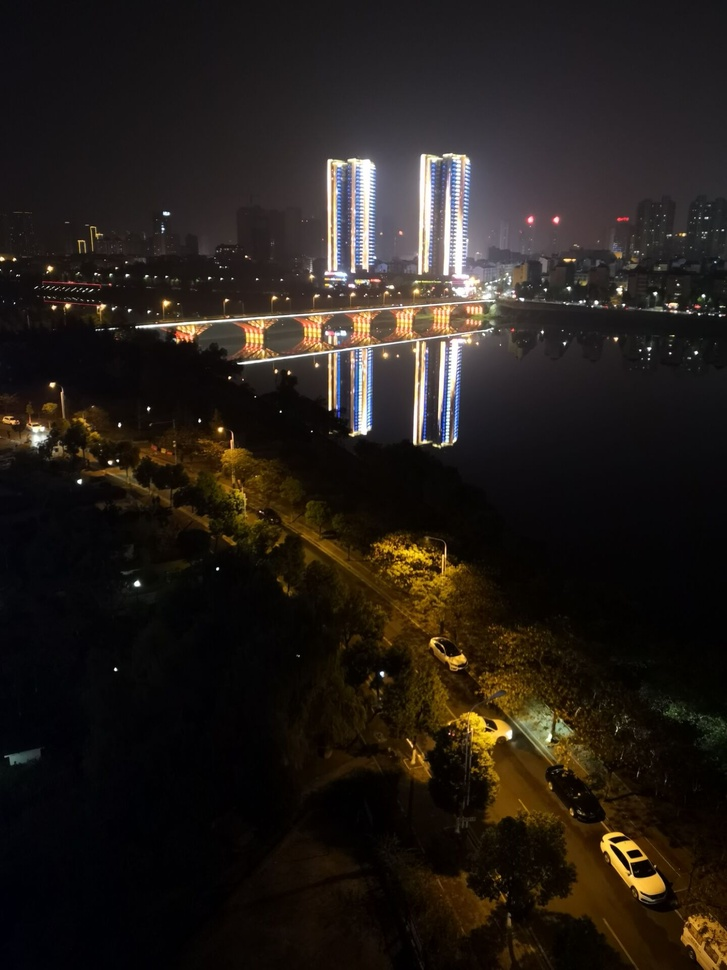
//> input picture Computer_Vision_SLN/Computer_Vision_Primer/image/test.jpg, 727 x 970 px, shrunk from 1440 x 1920 before the run
$ ./3_DFT_image   (built with g++ and OpenCV 4)
//> lines starting //> are read from the running program, lines starting //| are printed output that depends on the picture
#include "opencv2/core/core.hpp"
#include "opencv2/imgproc/imgproc.hpp"
#include "opencv2/highgui/highgui.hpp"
#include <iostream>

using namespace cv;

int main()
{
	Mat srcImage = imread("./image/test.jpg", 0);
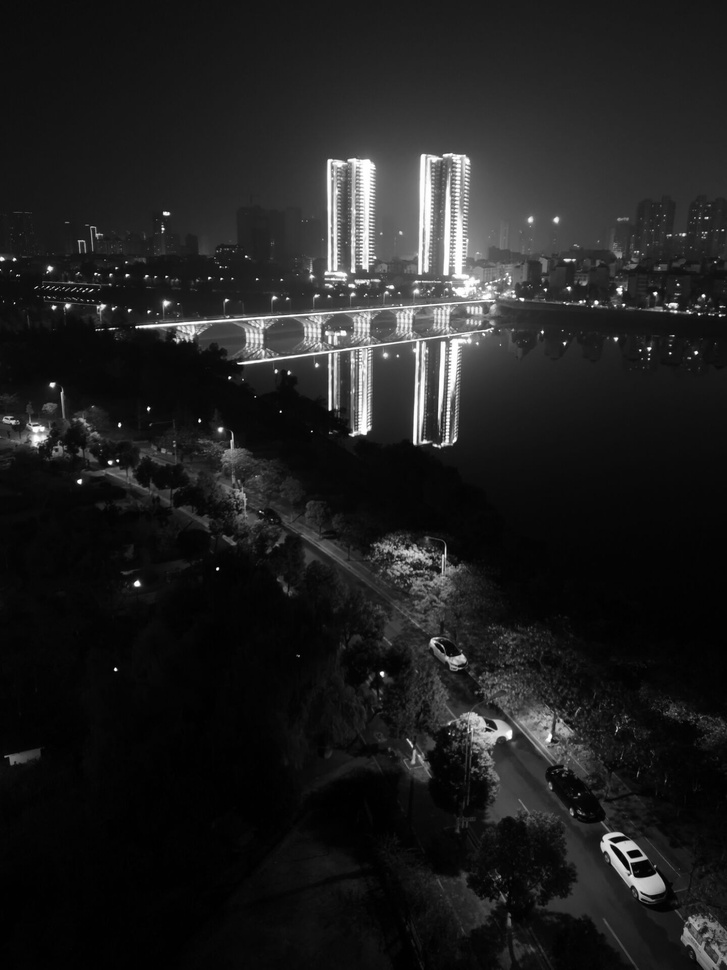
//> srcImage: 970 rows x 727 cols, CV_8UC1; min 0, max 255, mean 31.7
	if (!srcImage.data) { printf("读取图片错误.\n"); return false; }
	imshow("src", srcImage);


	// 将输入图像延扩到最佳的尺寸，边界用0补充
	int m = getOptimalDFTSize(srcImage.rows);
//> m = 972
	int n = getOptimalDFTSize(srcImage.cols);
//> n = 729
	// 将添加的像素初始化为0.
	Mat padded;
	copyMakeBorder(srcImage, padded, 0, m - srcImage.rows, 0, n - srcImage.cols, BORDER_CONSTANT, Scalar::all(0));
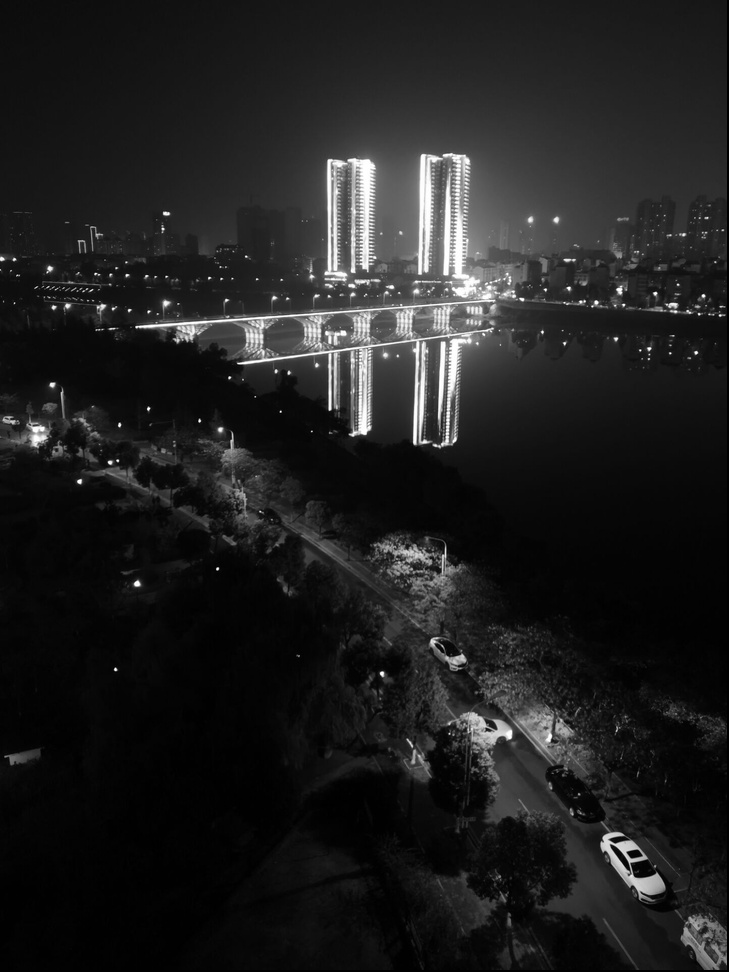
//> padded: 972 rows x 729 cols, CV_8UC1; min 0, max 255, mean 31.5

	//为傅立叶变换的结果(实部和虚部)分配存储空间。
	//将planes数组组合合并成一个多通道的数组complexI
	Mat planes[] = { Mat_<float>(padded), Mat::zeros(padded.size(), CV_32F) };
//> planes[1]: 972 rows x 729 cols, CV_32FC1; every value is 0
	Mat complexI;
	merge(planes, 2, complexI);

	//离散傅里叶变换
	dft(complexI, complexI);

	//将复数转换为幅值，即=> log(1 + sqrt(Re(DFT(I))^2 + Im(DFT(I))^2))
	split(complexI, planes); // 将多通道数组complexI分离成几个单通道数组，planes[0] = Re(DFT(I), planes[1] = Im(DFT(I))
	magnitude(planes[0], planes[1], planes[0]);// planes[0] = magnitude
	Mat magnitudeImage = planes[0];

	//进行对数尺度(logarithmic scale)缩放
	magnitudeImage += Scalar::all(1);
	log(magnitudeImage, magnitudeImage);//求自然对数

	//剪切和重分布幅度图象限
	//若有奇数行或奇数列，进行频谱裁剪
	magnitudeImage = magnitudeImage(Rect(0, 0, magnitudeImage.cols & -2, magnitudeImage.rows & -2));
//> magnitudeImage: 972 rows x 728 cols, CV_32FC1
	//重新排列傅立叶图像中的象限，使得原点位于图像中心
	int cx = magnitudeImage.cols / 2;
//> cx = 364
	int cy = magnitudeImage.rows / 2;
//> cy = 486
	Mat q0(magnitudeImage, Rect(0, 0, cx, cy));   // ROI区域的左上
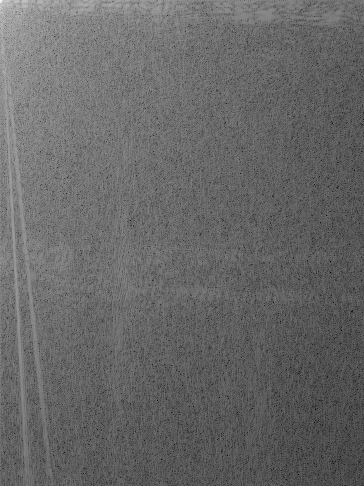
//> q0: 486 rows x 364 cols, CV_32FC1; min 2.23, max 16.92, mean 8.2; drawn with min black and max white
	Mat q1(magnitudeImage, Rect(cx, 0, cx, cy));  // ROI区域的右上
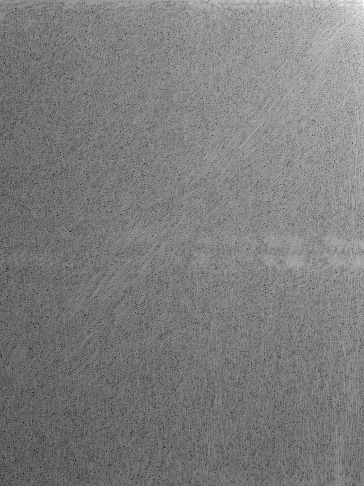
//> q1: 486 rows x 364 cols, CV_32FC1; min 1.7, max 14.84, mean 8.18; drawn with min black and max white
	Mat q2(magnitudeImage, Rect(0, cy, cx, cy));  // ROI区域的左下
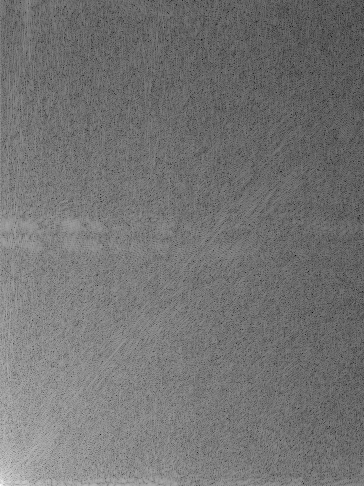
//> q2: 486 rows x 364 cols, CV_32FC1; min 1.7, max 15.96, mean 8.18; drawn with min black and max white
	Mat q3(magnitudeImage, Rect(cx, cy, cx, cy)); // ROI区域的右下
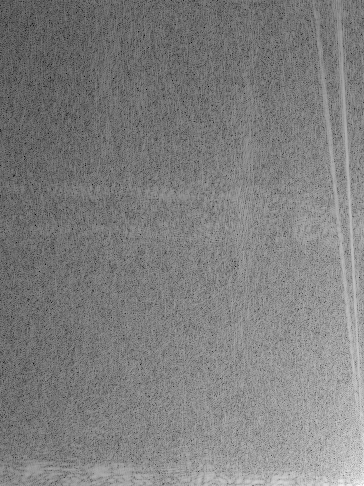
//> q3: 486 rows x 364 cols, CV_32FC1; min 2.23, max 14.17, mean 8.18; drawn with min black and max white
	//交换象限（左上与右下进行交换）
	Mat tmp;
	q0.copyTo(tmp);
	q3.copyTo(q0);
	tmp.copyTo(q3);
	//交换象限（右上与左下进行交换）
	q1.copyTo(tmp);
	q2.copyTo(q1);
	tmp.copyTo(q2);
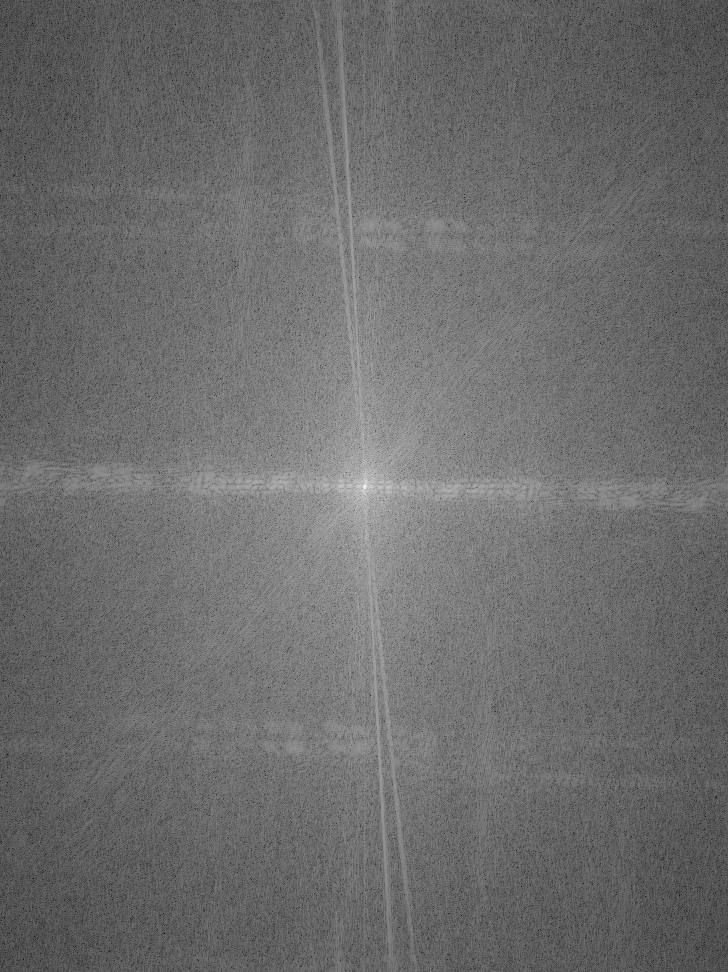
//> magnitudeImage: 972 rows x 728 cols, CV_32FC1; min 1.7, max 16.92, mean 8.19; drawn with min black and max white

	//归一化，用0到1之间的浮点值将矩阵变换为可视的图像格式
	normalize(magnitudeImage, magnitudeImage, 0, 1, NORM_MINMAX);

	imshow("DFT", magnitudeImage);
	waitKey(0);

}
